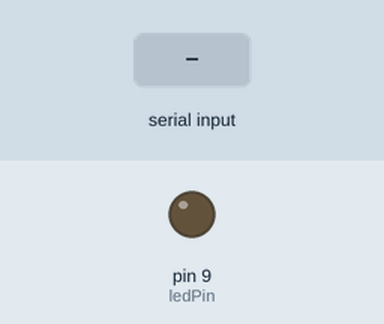
Recording of a sketch running on a simulated Arduino Uno, built with avr-gcc and run on an emulated ATmega328P. Shown: output pins drawn as LEDs (lit = HIGH). The inputs (shaded band) are chosen by the test bench.

Above: at 1.2 s.
1.3 s: byte 30 received over Serial
At 1.6 s:
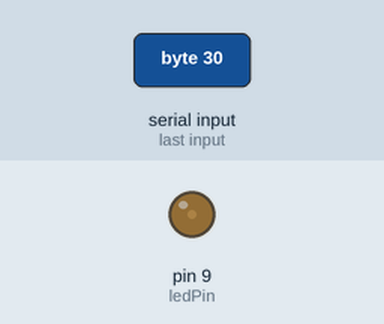
2.8 s: byte 90 received over Serial
At 3.9 s:
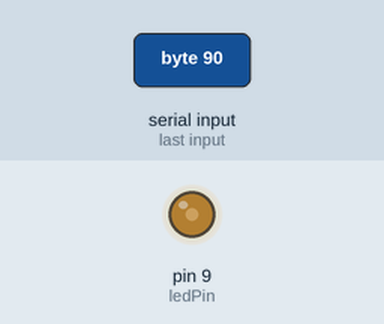
Timing chart, 0 to 5.8 s (numbered marks = the images above; inputs shaded):
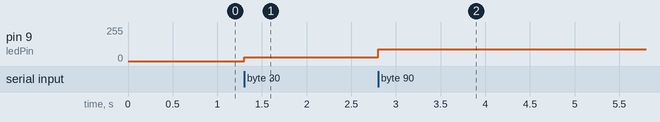

The sketch:

Muse_EEG.ino
```cpp
/* Multivibe software -- written by A Quitmeyer / Comingle. First released Dec 1, 2014 */
/* Public Domain - adapted from other processing and arduino sketches */
/* This software comes pre-loaded on Comingle Multivibe sex toys */
bool clicked = false;
#define LED_N_SIDE A2
#define LED_P_SIDE A3
int darkamount = 0;
int incomingByte;      // a variable to read incoming serial data into
int ledPin = 9;    // LED connected to digital pin 9

void setup() {Serial.begin(9600);}
int prevValue=0;

void loop() {
  if (Serial.available() > 0) {
    incomingByte = Serial.read();
    analogWrite(ledPin, incomingByte);

  }

  else{
       // Toy.setOutput(1,0);

  }


}
```

Measured:
- after the input at 1.3 s, pin 9 (ledPin): 0/255 → 30/255 at once
- after the input at 2.8 s, pin 9 (ledPin): 30/255 → 90/255 at once
